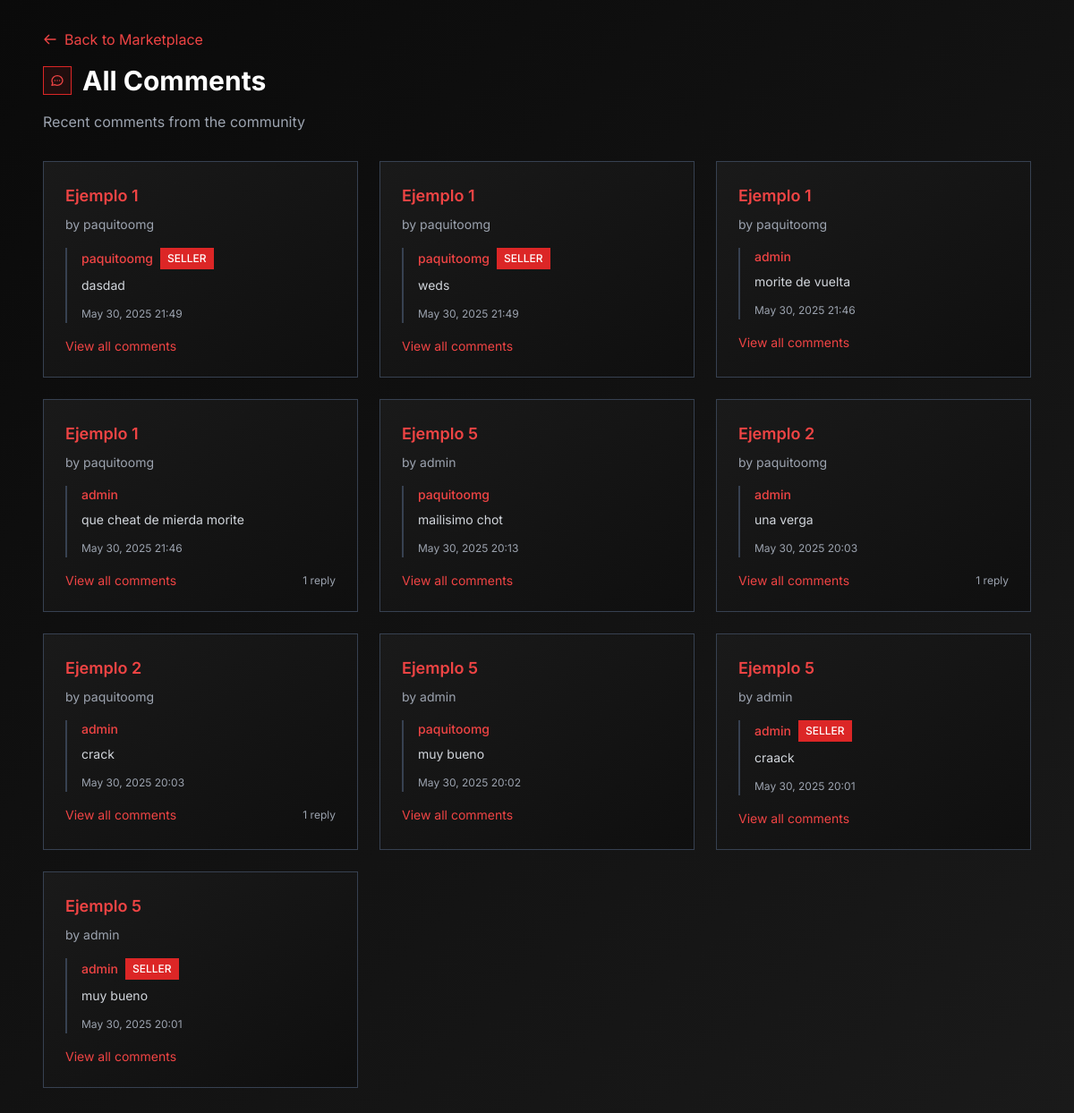
Screenshot of /comments/ (signed in) with the database file from the repository.
### app/models.py (models this page shows, shortened)
class Comment(models.Model):
    file = models.ForeignKey(File, on_delete=models.CASCADE, related_name='comments')
    user = models.ForeignKey(User, on_delete=models.CASCADE)
    content = models.TextField()
    created_at = models.DateTimeField(default=timezone.now)
    parent = models.ForeignKey('self', on_delete=models.CASCADE, null=True, blank=True, related_name='replies')
    class Meta:
        ordering = ['created_at']

class File(models.Model):
    STATUS_CHOICES = (
        ('pending', 'Pending'),
        ('approved', 'Approved'),
        ('rejected', 'Rejected'),
        )
    title = models.CharField(max_length=255)
    description = models.TextField()
    file = models.FileField(storage=protected_storage, upload_to='')
    image = models.ImageField(upload_to='file_images/', blank=True, null=True)
    price = models.IntegerField()
    uploader = models.ForeignKey(User, on_delete=models.CASCADE, related_name='uploaded_files')
    status = models.CharField(max_length=10, choices=STATUS_CHOICES, default='pending')
    is_approved = models.BooleanField(default=False)
    upload_date = models.DateTimeField(default=timezone.now)

class User(AbstractUser):
    coins = models.IntegerField(default=0)
    is_admin = models.BooleanField(default=False)
    is_brand = models.BooleanField(default=False)

### app/views.py (the view)
# urls.py: path('comments/', views.comments_list, name='comments_list'),
@login_required
def comments_list(request):
    comments = Comment.objects.filter(parent=None).select_related('user', 'file').prefetch_related('replies').order_by('-created_at')
    paginator = Paginator(comments, 12)  # 12 comentarios por página
    page_number = request.GET.get('page')
    page_obj = paginator.get_page(page_number)
    return render(request, 'comments_list.html', {
        'comments': page_obj,
        'is_paginated': page_obj.has_other_pages(),
        'page_obj': page_obj,
    })

### templates/comments_list.html (shortened to what this page needs)
{% load static %}
<!DOCTYPE html>
<html lang="es" class="dark">
<head>
    <script src="https://cdn.tailwindcss.com"></script>
</head>
<body class="min-h-screen text-white font-sans" style="background: linear-gradient(135deg, #0a0a0a 0%, #1a1a1a 100%);">
    <div class="max-w-6xl mx-auto px-6 py-8">
        <div class="mb-8">
            <a href="{% url 'landing' %}" class="inline-flex items-center text-red-500 hover:text-red-400 transition-colors duration-200 mb-4">
                <svg xmlns="http://www.w3.org/2000/svg" class="h-4 w-4 mr-2" fill="none" viewBox="0 0 24 24" stroke="currentColor">
                    <path stroke-linecap="round" stroke-linejoin="round" stroke-width="2" d="M10 19l-7-7m0 0l7-7m-7 7h18" />
                </svg>
                Back to Marketplace
            </a>
            <div class="flex items-center space-x-3 mb-4">
                <div class="w-8 h-8 bg-red-600 bg-opacity-10 border border-red-600 flex items-center justify-center">
                </div>
                <h1 class="text-3xl font-bold text-white">All Comments</h1>
            </div>
            <p class="text-gray-400">Recent comments from the community</p>
        </div>
        <div class="grid gap-6 md:grid-cols-2 lg:grid-cols-3">
            {% for comment in comments %}
                <div class="bg-gray-900 p-6 border border-gray-700 hover:border-red-500 transition-all duration-300" style="background: linear-gradient(145deg, #1a1a1a 0%, #0f0f0f 100%);">
                    <div class="mb-4">
                        <h3 class="text-red-500 font-semibold text-lg mb-2">
                            <a href="{% url 'file_detail' comment.file.id %}" class="hover:text-red-400 transition-colors duration-200">
                                {{ comment.file.title|truncatechars:40 }}
                            </a>
                        </h3>
                        <p class="text-gray-400 text-sm">by {{ comment.file.uploader.username }}</p>
                    </div>
                    <div class="border-l-2 border-gray-700 pl-4 mb-4">
                        <div class="flex items-center space-x-2 mb-2">
                            <span class="text-red-500 font-medium text-sm">{{ comment.user.username }}</span>
                            {% if comment.user == comment.file.uploader %}
                                <span class="bg-red-600 text-white text-xs px-2 py-1 font-medium">SELLER</span>
                            {% endif %}
                        </div>
                        <p class="text-gray-300 text-sm mb-2">{{ comment.content|truncatechars:100 }}</p>
                        <span class="text-gray-400 text-xs">{{ comment.created_at|date:"M d, Y H:i" }}</span>
                    </div>
                    <div class="flex justify-between items-center">
                        <a href="{% url 'file_comments' comment.file.id %}" class="text-red-500 hover:text-red-400 text-sm transition-colors duration-200">
                            View all comments
                        </a>
                        {% if comment.replies.count > 0 %}
                            <span class="text-gray-400 text-xs">{{ comment.replies.count }} repl{{ comment.replies.count|pluralize:"y,ies" }}</span>
                        {% endif %}
                    </div>
                </div>
            {% empty %}
                <div class="col-span-full text-center py-12">
                    <div class="text-gray-500 text-6xl mb-4">💬</div>
                    <p class="text-gray-400">No comments yet. Start the conversation!</p>
                </div>
            {% endfor %}
        </div>
    </div>
</body>
</html>

### templates/comments_list.html (style rules this page uses)
body { font-family: 'Inter', system-ui, sans-serif; }
* { transition: color 0.2s ease, background-color 0.2s ease, border-color 0.2s ease; }

### rows the page displays
Comment: file "Ejemplo 1", file.uploader.username "paquitoomg", user.username "paquitoomg", shows "SELLER", content "dasdad", created_at "May 30, 2025 21:49"
Comment: file "Ejemplo 1", file.uploader.username "paquitoomg", user.username "paquitoomg", shows "SELLER", content "weds", created_at "May 30, 2025 21:49"
Comment: file "Ejemplo 1", file.uploader.username "paquitoomg", user.username "admin", content "morite de vuelta", created_at "May 30, 2025 21:46"
Comment: file "Ejemplo 1", file.uploader.username "paquitoomg", user.username "admin", content "que cheat de mierda morite", created_at "May 30, 2025 21:46", replies.count "1"
Comment: file "Ejemplo 5", file.uploader.username "admin", user.username "paquitoomg", content "mailisimo chot", created_at "May 30, 2025 20:13"
Comment: file "Ejemplo 2", file.uploader.username "paquitoomg", user.username "admin", content "una verga", created_at "May 30, 2025 20:03", replies.count "1"
Comment: file "Ejemplo 2", file.uploader.username "paquitoomg", user.username "admin", content "crack", created_at "May 30, 2025 20:03", replies.count "1"
Comment: file "Ejemplo 5", file.uploader.username "admin", user.username "paquitoomg", content "muy bueno", created_at "May 30, 2025 20:02"
Comment: file "Ejemplo 5", file.uploader.username "admin", user.username "admin", shows "SELLER", content "craack", created_at "May 30, 2025 20:01"
Comment: file "Ejemplo 5", file.uploader.username "admin", user.username "admin", shows "SELLER", content "muy bueno", created_at "May 30, 2025 20:01"
